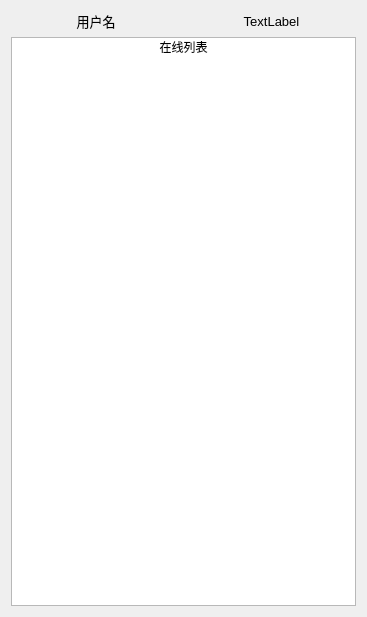
<?xml version="1.0" encoding="UTF-8"?>
<ui version="4.0">
 <class>ListWindow</class>
 <widget class="QWidget" name="ListWindow">
  <property name="geometry">
   <rect>
    <x>0</x>
    <y>0</y>
    <width>367</width>
    <height>617</height>
   </rect>
  </property>
  <property name="windowTitle">
   <string>ListWindow</string>
  </property>
  <layout class="QVBoxLayout" name="verticalLayout">
   <item>
    <layout class="QHBoxLayout" name="horizontalLayout" stretch="5,5">
     <item>
      <widget class="QLabel" name="label">
       <property name="font">
        <font>
         <pointsize>10</pointsize>
        </font>
       </property>
       <property name="text">
        <string>用户名</string>
       </property>
       <property name="alignment">
        <set>Qt::AlignCenter</set>
       </property>
      </widget>
     </item>
     <item>
      <widget class="QLabel" name="userName">
       <property name="font">
        <font>
         <pointsize>10</pointsize>
        </font>
       </property>
       <property name="text">
        <string>TextLabel</string>
       </property>
       <property name="alignment">
        <set>Qt::AlignCenter</set>
       </property>
      </widget>
     </item>
    </layout>
   </item>
   <item>
    <widget class="QListWidget" name="userList">
     <item>
      <property name="text">
       <string>在线列表</string>
      </property>
      <property name="textAlignment">
       <set>AlignCenter</set>
      </property>
      <property name="flags">
       <set>ItemIsEnabled</set>
      </property>
     </item>
    </widget>
   </item>
  </layout>
 </widget>
 <resources/>
 <connections/>
</ui>
